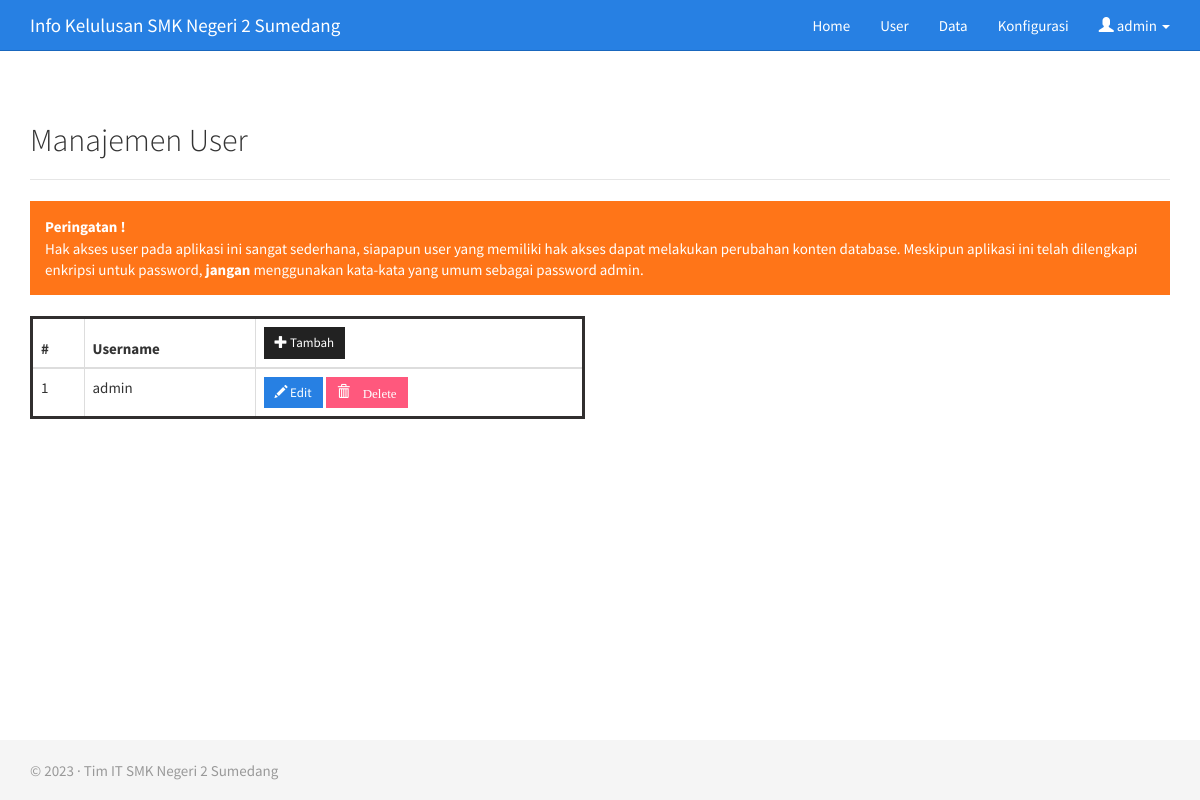
The page /admin/user.php (signed in) on the database its author committed.
### tables this page shows
CREATE TABLE `un_konfigurasi` (
  `id` int(11) NOT NULL,
  `sekolah` varchar(255) NOT NULL,
  `kepsek` varchar(50) NOT NULL,
  `nip` varchar(30) NOT NULL,
  `no_surat` varchar(30) DEFAULT NULL,
  `ttd` varchar(64) NOT NULL,
  `about` varchar(250) NOT NULL,
  `tgl_pengumuman` datetime NOT NULL,
  `contact` varchar(255) NOT NULL,
  `nopesformat` varchar(20) NOT NULL,
  `logo` varchar(255) DEFAULT NULL,
  `kop` varchar(100) NOT NULL,
  `cap` varchar(100) NOT NULL
);

CREATE TABLE `un_user` (
  `UID` tinyint(4) NOT NULL,
  `username` varchar(50) NOT NULL,
  `password` varchar(50) NOT NULL
);

### database.php (called while the page is built, shortened)
<?php
$db_conn = mysqli_connect(DB_HOST,DB_USER,DB_PASS,DB_NAME);
$que = mysqli_query($db_conn, "SELECT * FROM un_konfigurasi");
$hsl = mysqli_fetch_array($que);
$tgl_pengumuman = strip_tags($hsl['tgl_pengumuman']);
$thn = substr($tgl_pengumuman, 0, 4);
?>

### admin/user.php (the view, shortened to what this page needs)
<?php
if (isset($_SESSION['logged']) && !empty($_SESSION['logged'])) {
	include "../database.php";
	include '_header.php';
?>
	<div class="container">
		<h2>Manajemen User</h2>
		<hr>
		<div class="alert alert-warning"><strong>Peringatan !</strong><br>Hak akses user pada aplikasi ini sangat sederhana, siapapun user yang memiliki hak akses dapat melakukan perubahan konten database. Meskipun aplikasi ini telah dilengkapi enkripsi untuk password, <strong>jangan</strong> menggunakan kata-kata yang umum sebagai password admin.</div>
		<?php
		$qUser = mysqli_query($db_conn, "SELECT * FROM un_user ORDER BY username");
		echo '<div class="row">';
		echo '<div class="col-md-6">';
		echo '<table class="table table-bordered">';
		echo '<thead><tr><th>#</th><th>Username</th><th><a href="user_add.php" class="btn btn-default btn-sm"><span class="glyphicon glyphicon-plus" aria-hidden="true"></span> Tambah</a></th></tr></thead>';
		echo '<tbody>';
		$no = 1;
		while ($data = mysqli_fetch_array($qUser)) {
			echo '<tr>';
			echo '<td>' . $no . '</td>';
			echo '<td>' . $data['username'] . '</td>';
			echo '<td><a href="user_edit.php?uid=' . $data['UID'] . '" class="btn btn-primary btn-sm"><span class="glyphicon glyphicon-pencil" aria-hidden="true"></span> Edit</a> ';
			if ($data['UID'] == '1') {
				echo '<button class="btn btn-danger btn-sm" disabled="disabled"><span class="glyphicon glyphicon-trash"  aria-hidden="true"</span> Delete</button></td>';
			} else {
				echo '<a href="user_del.php?uid=' . $data['UID'] . '" class="btn btn-danger btn-sm" onclick="return confirm(\'Yakin akan menghapus user ini?\')"><span class="glyphicon glyphicon-trash" aria-hidden="true"></span> Delete</a></td>';
			}
			echo '</tr>';
			$no++;
		}
		echo '</tbody></table></div></div>';
		?>
	</div>
<?php
	include '_footer.php';
} else {
	header('Location: ./login.php');
}
?>

### admin/_header.php (shortened to what this page needs)
<?php
if (isset($_SESSION['logged']) && !empty($_SESSION['logged'])) {
	$que = mysqli_query($db_conn, "SELECT * FROM un_konfigurasi");
	$hsl = mysqli_fetch_array($que);
?>
	<!DOCTYPE html>
	<html>
	<head>
		<link rel="stylesheet" href="alert/css/sweetalert.css">
		<link href="../css/bootstrap.min.css" rel="stylesheet">
		<link href="../css/jasny-bootstrap.min.css" rel="stylesheet">
	</head>
	<body>
		<nav class="navbar navbar-inverse navbar-static-top">
			<div class="container">
				<div class="navbar-header">
					<a class="navbar-brand" href="./">Info Kelulusan <?= $hsl['sekolah'] ?></a>
				</div>
				<div id="navbar" class="collapse navbar-collapse">
					<ul class="nav navbar-nav navbar-right">
						<li><a href="./">Home</a></li>
						<li><a href="user.php">User</a></li>
						<li><a href="data.php">Data</a></li>
						<li><a href="konfigurasi.php">Konfigurasi</a></li>
						<li class="dropdown">
							<a href="#" class="dropdown-toggle" data-toggle="dropdown" role="button" aria-expanded="true">
								<span class="glyphicon glyphicon-user" aria-hidden="true"></span> <?php echo $_SESSION['username']; ?> <span class="caret"></span>
							</a>
						</li>
					</ul>
				</div>
			</div>
		</nav>
	<?php
} else {
	header('Location: ./login.php');
}
	?>

### admin/_footer.php
<?php
if(isset($_SESSION['logged']) && !empty($_SESSION['logged'])){
?>
	<footer class="footer">
		<div class="container">
		<p class="text-muted">&copy; <?=$thn?> &middot; Tim IT <?=$hsl['sekolah'] ?></p>
		</div>
	</footer>
</body>
</html>
<?php
} else {
	header('Location: ./login.php');
}
?>

### admin/_header.php (style rules this page uses)
html { position: relative; min-height: 100%; }
body { margin-bottom: 60px; }
.footer { position: absolute; bottom: 0; width: 100%; height: 60px; background-color: #f5f5f5; }
body>.container { padding: 30px 15px 0; }
.container .text-muted { margin: 20px 0; }
.footer>.container { padding-right: 15px; padding-left: 15px; }

### rows shown on the page
un_konfigurasi: sekolah "SMK Negeri 2 Sumedang", tgl_pengumuman "2023"
un_user: username "admin", shows "Delete"

### other values the page prints
$_SESSION['username'] "admin"
